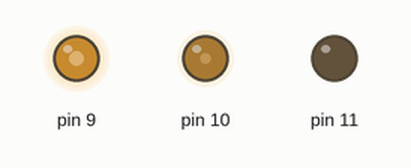
Bench run of a sketch on a simulated Arduino Uno, built with avr-gcc and run on an emulated ATmega328P. On the bench: output pins drawn as LEDs (lit = HIGH). Random numbers use the default seed unless the sketch sets one.

Above: at 0.1 s.
At 4.1 s:
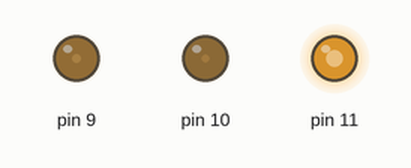
At 9.1 s:
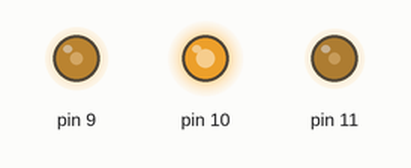
At 19.1 s:
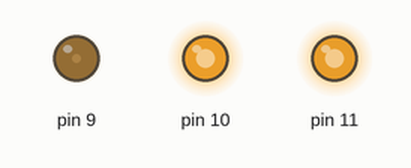
At 29.1 s:
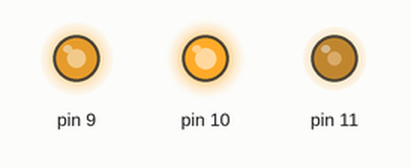
At 39.1 s:
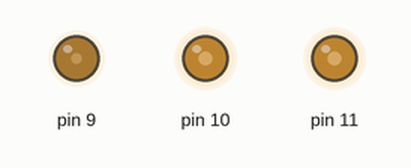
Timing chart, 0 to 40.0 s (numbered marks = the images above):
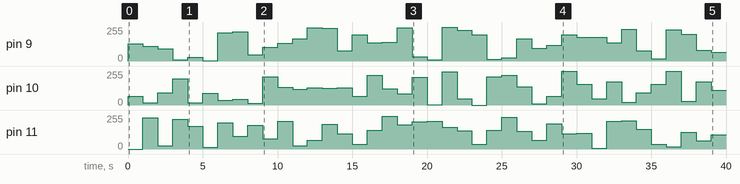

Measured:
- by itself, pin 9: 0/255 → 130/255 at 0.00 s, → 112/255 1.0 s later, → 91/255 1.0 s later, → 9/255 1.0 s later, … (40 changes in this stretch)
- by itself, pin 10: 0/255 → 67/255 at 0.00 s, → 16/255 1.0 s later, → 91/255 1.0 s later, → 196/255 1.0 s later, … (40 changes in this stretch)
- by itself, pin 11: 0/255 → 234/255 at 1.0 s, → 24/255 1.0 s later, → 222/255 1.0 s later, → 169/255 1.0 s later, … (39 changes in this stretch)

The sketch:

210412.ino
```cpp
/**
 * 3색 led를 1초마다 랜덤한 값을 주어서 색상 바꾸기
 */
void setup()
{
  randomSeed(analogRead(A0));
}

void loop()
{
  // delay()가 중간중간에 껴 있으면 색상이 누적되는듯...?
  analogWrite(11, random(256));
  analogWrite(10, random(256));
  analogWrite(9, random(256));
  delay(1000);
}
```

speaker2.ino
```cpp
/**
 * 곰 세마리 연주하기?
 */
```
